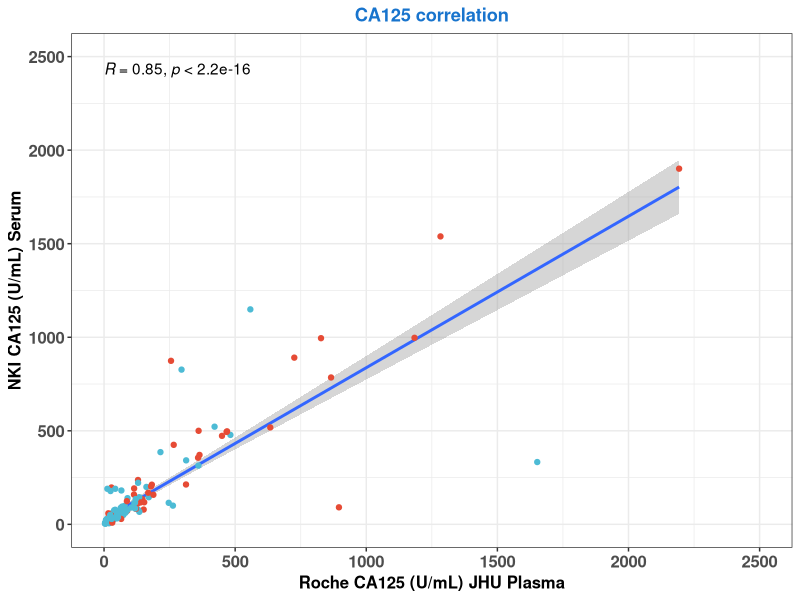
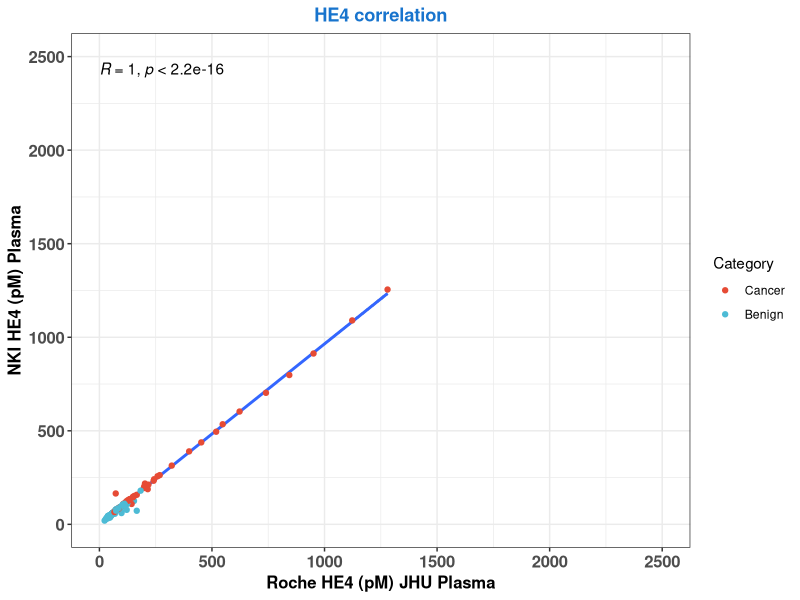
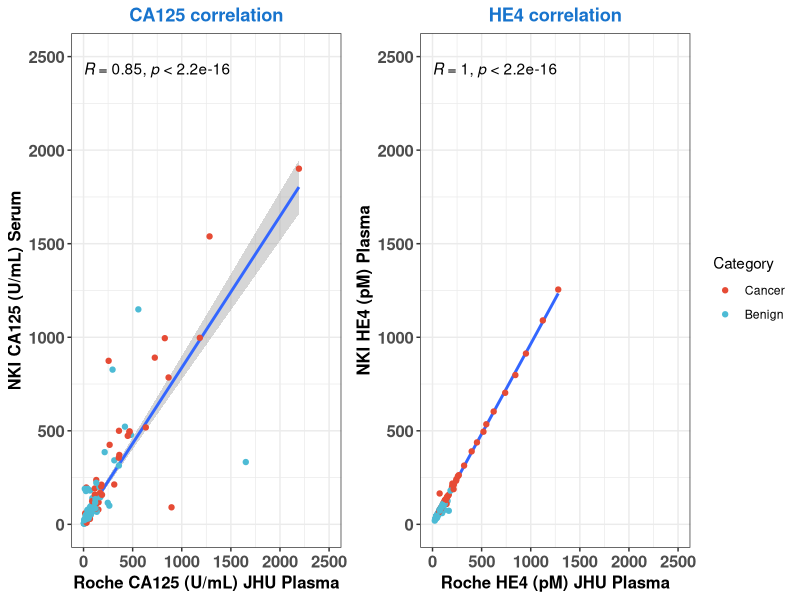

Source code (R) for these figures, in order:
## ---- chunk 1
###################################
# S17
#####################################
library(tidyverse)
library(ggsci)
library(readxl)
library(egg)
library(ggpubr)
library(here)
library(data.table)
#Clean out list section
rm(list=ls());gc()

proteins <- read_xlsx(here("data/CA125_HE4_Manifest_Results to Velculescu Group 09 22 23.xlsx"))
proteins$`Roche Ca-125 U/mL` <- as.numeric(as.character(proteins$`Roche Ca-125 U/mL`))
proteins$nki <- as.numeric(as.character(proteins$nki))
proteins$nki_he4 <- as.numeric(as.character(proteins$nki_he4))
proteins$`Roche HE-4 pmol/L` <- as.numeric(as.character(proteins$`Roche HE-4 pmol/L`))
prot <- proteins %>% filter(nki != c("NA", "unknown"))
data2 <- fread(here("data/metadata.csv"))
d3 <- data2 %>% select(id, id2, cohort, type, stage, subtype_simple)
prot2 <- inner_join(prot, d3, by = c("CGID"="id"))
prot2 <- prot2 %>% mutate(type2 = ifelse(type == "cancer", "Cancer", ifelse(type == "non-cancer", "Benign", "Benign")))
prot2$type2 <- factor(prot2$type2, levels = c("Cancer", "Benign"))

a <- prot2 %>% 
  ggplot(aes(`Roche Ca-125 U/mL`, nki)) +
  labs(x="Roche CA125 (U/mL) JHU Plasma", y ="NKI CA125 (U/mL) Serum", color = "Category") +
  ggtitle("CA125 correlation") +
    scale_color_npg() +
  xlim(0, 2500) +
  ylim(0, 2500) +
  theme_bw() +
  geom_smooth(method='lm', formula= y~x) +
  geom_point(aes(color = type2)) +
  theme(plot.title = element_text(hjust = 0.5, face = "bold", color = "dodgerblue3"),
        legend.position = "none", 
        axis.title = element_text(face = "bold", size = 12),
        axis.text.x=element_text(face = "bold", size = 12), 
        axis.text.y=element_text(face = "bold", size = 12)) + stat_cor(method = "pearson")

a

b <- prot2 %>% 
  ggplot(aes(`Roche HE-4 pmol/L`, nki_he4)) +
  labs(x="Roche HE4 (pM) JHU Plasma", y ="NKI HE4 (pM) Plasma", color = "Category") +
  ggtitle("HE4 correlation") +
  scale_color_npg() +
  xlim(0, 2500) +
  ylim(0, 2500) +
  theme_bw() +
  geom_smooth(method='lm', formula= y~x) +
  geom_point(aes(color = type2)) +
  theme(plot.title = element_text(hjust = 0.5, face = "bold", color = "dodgerblue3"),
        axis.title = element_text(face = "bold", size = 12),
        axis.text.x=element_text(face = "bold", size = 12), 
        axis.text.y=element_text(face = "bold", size = 12)) + stat_cor(method = "pearson")
b
prot_plot <- egg::ggarrange(a,b, nrow = 1)
# ggsave("./docs/prot_plot_051524.png", plot = prot_plot)
